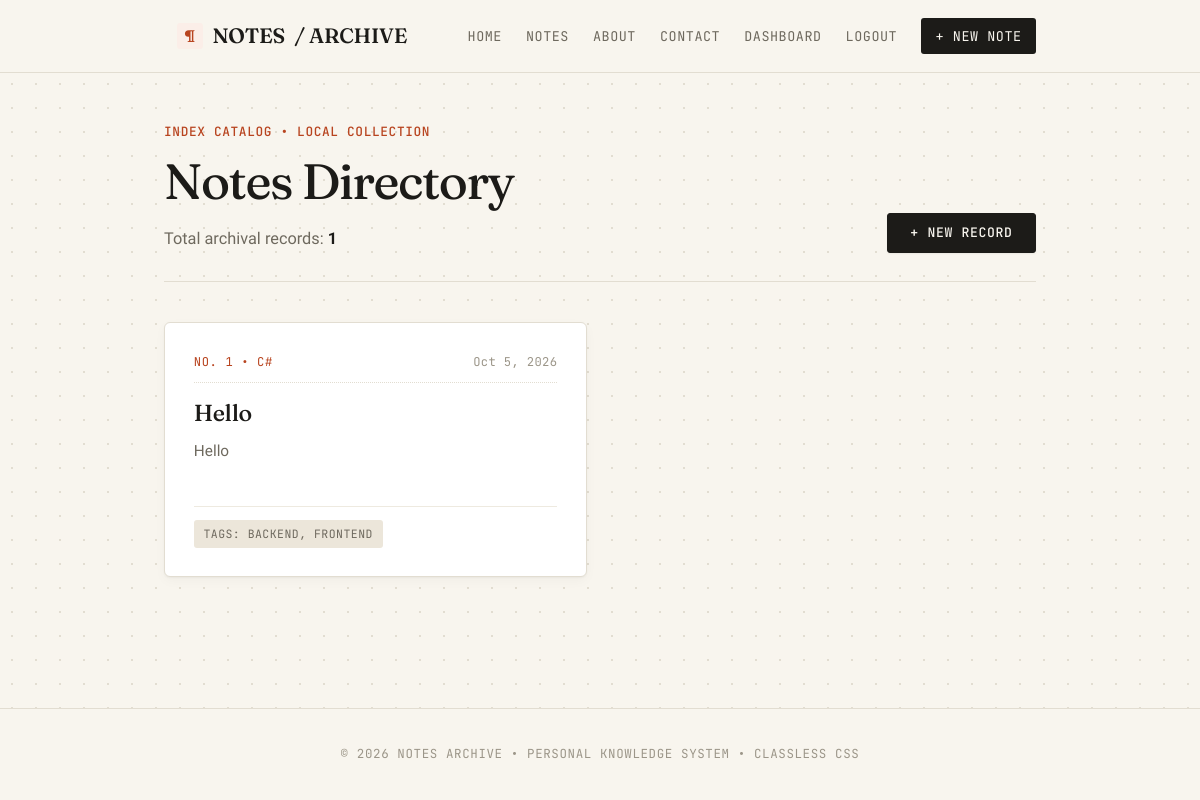
Screenshot of /notes/ (signed in) with the database file from the repository.
### notes/models.py (models this page shows, shortened)
class Note(models.Model):
    STATUS_CHOICES = (
        ('draft', 'Draft'),
        ('published', 'Published'),
    )
    title = models.CharField(max_length=50)
    content = models.TextField(max_length=1000)
    status = models.CharField(
        max_length=50,
        choices=STATUS_CHOICES,
        default='draft',
    )
    created_at = models.DateTimeField(auto_now_add=True)
    updated_at = models.DateTimeField(auto_now=True)
    category = models.ForeignKey(
        Category,
        on_delete=models.PROTECT,
        related_name='notes',
    )
    tags = models.ManyToManyField(
        Tag,
        related_name='notes'
    )
    author = models.ForeignKey(
        settings.AUTH_USER_MODEL,
        on_delete=models.CASCADE,
        related_name='notes'
    )
    class Meta:
        verbose_name = 'Note'
        verbose_name_plural = 'Notes'
        ordering = ['-created_at']

class Category(models.Model):
    name = models.CharField(max_length=100, unique=True)
    slug = models.SlugField(max_length=100, unique=True)
    class Meta:
        verbose_name = 'Category'
        verbose_name_plural = 'Categories'
        ordering = ['name']
    def __str__(self):
        return self.name

class Tag(models.Model):
    name = models.CharField(max_length=100, unique=True)
    class Meta:
        verbose_name = 'Tag'
        verbose_name_plural = 'Tags'
        ordering = ['name']
    def __str__(self):
        return self.name

### notes/views.py (the view)
# urls.py: path('', views.notes_list, name='notes_list'),
@login_required
def notes_list(request: HttpRequest) -> HttpResponse:
    notes = Note.objects.filter(author=request.user).order_by('-created_at')
    return render(request, 'notes/notes_list.html', {'notes': notes})

### templates/notes/notes_list.html (shortened to what this page needs)
{% extends "base.html" %}
{% block content %}
<section>
    {% with total=notes|length %}
    <header>
        <div>
            <small>Index Catalog &bull; Local Collection</small>
            <h1>Notes Directory</h1>
            <p>Total archival records: <strong>{{ total }}</strong></p>
        </div>
        <a role="button" href="{% url 'notes:note_create' %}">+ New Record</a>
    </header>
    {% endwith %}
    <section>
        {% for note in notes %}
            <article>
                <header>
                    <small>No. {{ forloop.counter }} &bull; {{ note.category }}</small>
                    <time>{{ note.created_at|date:"M j, Y" }}</time>
                </header>
                <h2>
                    <a href="{% url 'notes:note_detail' note.id %}">{{ note.title|title }}</a>
                </h2>
                <p>
                    {{ note.content|truncatewords:22 }}
                </p>
                {% if note.tags.all %}
                    <footer>
                        <small>Tags: {{ note.tags.all|join:", " }}</small>
                    </footer>
                {% endif %}
            </article>
        {% empty %}
            <article>
                <h2>Archive is Empty</h2>
                <p>No saved entries have been cataloged in the archive yet.</p>
                <a role="button" href="{% url 'notes:note_create' %}">Create First Record</a>
            </article>
        {% endfor %}
    </section>
</section>
{% endblock %}

### rows the page displays
Note: category "C#", created_at "Oct 5, 2026", title "Hello", content "Hello", tags.all "BACKEND, FRONTEND"

### other values shown
{{ total }} "1"
